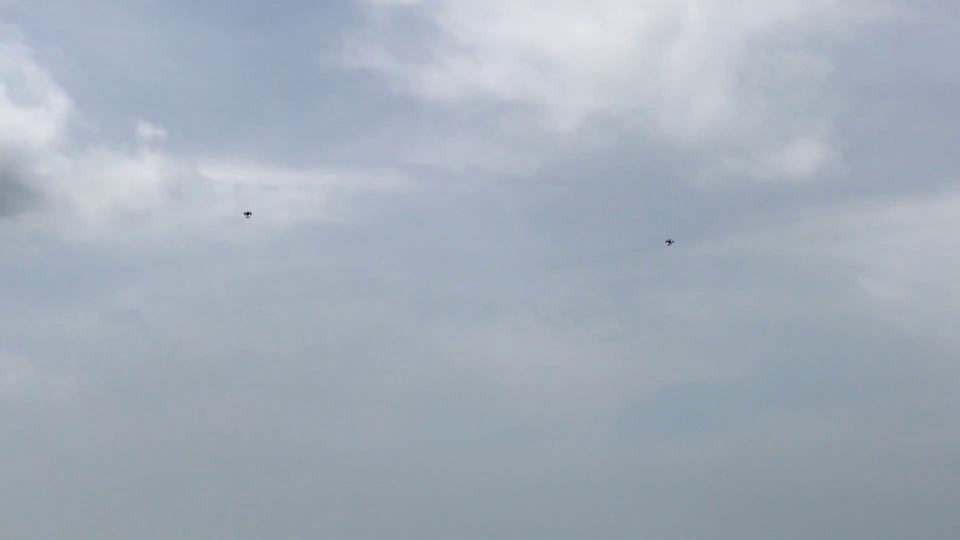
#> input picture frame 60 of YH_camera_2.mp4, 1920 x 1080 px, given in place of left.mp4, which was not available (shown at 1/2 size)
$ python combine_videos.py
#> lines starting #> are read from the running program, lines starting #| are printed output that depends on the picture; pictures that were not available may be replaced by others from this repository, and a replacement may not be noted
### object_tracking_rt.py
import cv2
import math
import numpy as np
import time
import queue

from camera_stabilizer import stabilize_frame
from camera_stabilizer import Camera
from filterpy.kalman import KalmanFilter
from filterpy.common import Q_discrete_white_noise
from scipy.spatial import distance
from scipy.optimize import linear_sum_assignment
from automatic_brightness import average_brightness


class Track:
    # [43 lines left out: functions __init__, remove_ground, not called in this run]


def imshow_resized(window_name, img):
    aspect_ratio = img.shape[1]/img.shape[0]

    window_size = (int(600), int(600/aspect_ratio))
    img = cv2.resize(img, window_size, interpolation=cv2.INTER_CUBIC)
    cv2.imshow(window_name, img)


# [298 lines left out: functions downsample_image, track_objects_realtime, setup_system_objects, setup_system_objects_near, detect_objects, detect_objects_large, not called in this run]


def predict_new_locations_of_tracks(tracks):
    for track in tracks:
        track.kalmanFilter.predict()


# Assigns detections to tracks using Munkre's Algorithm with cost based on euclidean distance,
# with detections being located too far from existing tracks being designated as unassigned detections
# and tracks without any nearby detections being designated as unassigned tracks
# [233 lines left out: functions detection_to_track_assignment, update_assigned_tracks, update_unassigned_tracks, delete_lost_tracks, create_new_tracks, filter_tracks, not called in this run]

### combine_videos.py
import cv2
import numpy as np

from object_tracking_rt import imshow_resized

# video_1 = cv2.VideoCapture('videos/00014_x264_x264.mp4')
# video_2 = cv2.VideoCapture('videos/IMG_2059_HEVC_Segment_0_x264.mp4')
# Left Right
video_1 = cv2.VideoCapture('Binocular Camera/Trim_1/left.mp4')
video_2 = cv2.VideoCapture('Binocular Camera/Trim_1/right.mp4')

# [6 lines of commented-out code are left out]
out_width = 1920*2
out_height = 1080

# Note fps
output = cv2.VideoWriter('out_stabilized_combined.mp4', cv2.VideoWriter_fourcc(*'h264'), 25, (out_width, out_height))

while video_1.isOpened() and video_2.isOpened():
    ret_1, frame_1 = video_1.read()
#> frame_1 is the input picture: shape (1080, 1920, 3); mean B, G, R 186.2, 173.7, 163.4
    ret_2, frame_2 = video_2.read()

    if ret_1 and ret_2:
        frame_out = np.zeros((out_height, out_width, 3), dtype=np.uint8)

        # Resizing
        frame_1 = cv2.resize(frame_1, (1920,1080), interpolation=cv2.INTER_CUBIC)


        # # Top Bottom
        # frame_out[0:frame_1.shape[0], 0:frame_1.shape[1]] = frame_1
        # frame_out[frame_1.shape[0]:frame_1.shape[0] + frame_2.shape[0], 0:frame_2.shape[1]] = frame_2
        # Left Right
        frame_out[0:frame_1.shape[0], 0:frame_1.shape[1]] = frame_1
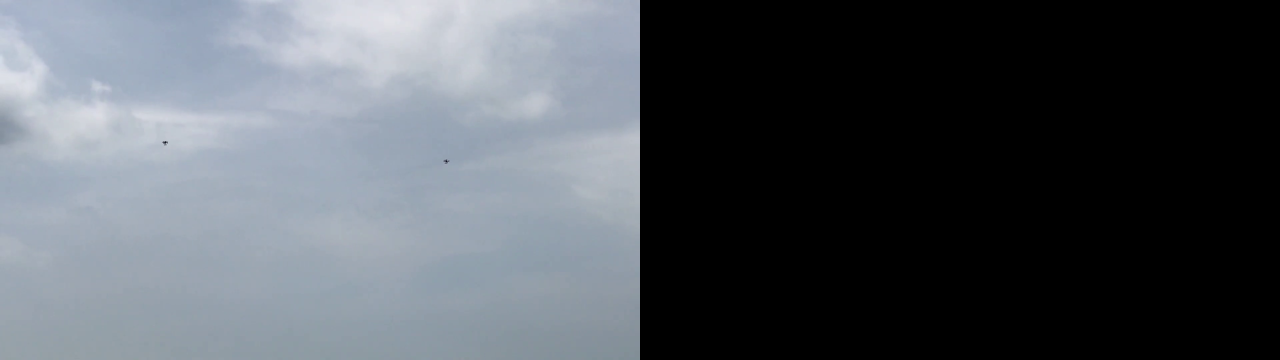
#> frame_out: shape (1080, 3840, 3) (shown at 1/3 size); mean B, G, R 93.1, 86.9, 81.7
        frame_out[0:frame_2.shape[0], frame_1.shape[1]:frame_1.shape[1] + frame_2.shape[1]] = frame_2
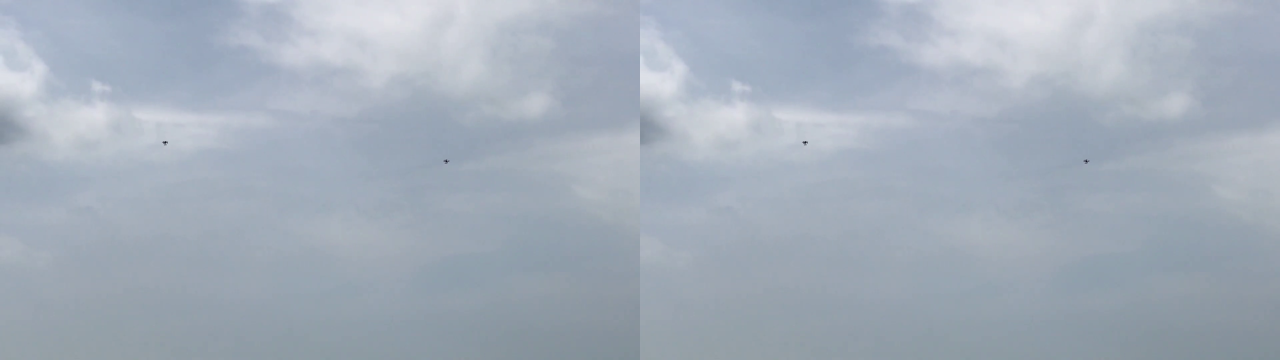
#> frame_out: shape (1080, 3840, 3) (shown at 1/3 size); mean B, G, R 186.2, 173.7, 163.4

        output.write(frame_out)
        imshow_resized("out", frame_out)
#> in imshow_resized, `img = cv2.resize(img, window_size, interpolation=cv2.INTER_CUBIC)`:
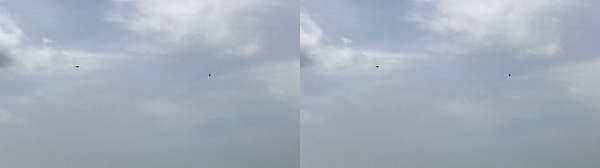
#> img: shape (168, 600, 3); mean of channels 0, 1, 2 186.2, 173.7, 163.4; drawn as B, G, R

        if cv2.waitKey(1) & 0xFF == ord('q'):
#> (key q is pressed here)
            break

    else:
        break

video_1.release()
video_2.release()
output.release()

$ run again, starting later in the video
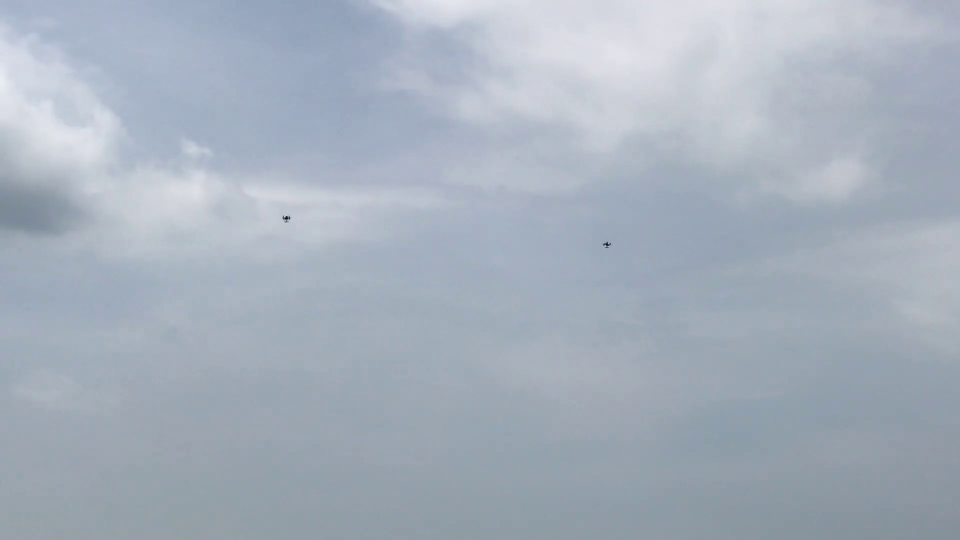
#> input picture frame 270 of YH_camera_2.mp4, 1920 x 1080 px, given in place of left.mp4, which was not available (shown at 1/2 size)
#> frame_1 is the input picture: shape (1080, 1920, 3); mean B, G, R 188.2, 175.8, 165.6
#> `frame_out[0:frame_1.shape[0], 0:frame_1.shape[1]] = frame_1`:
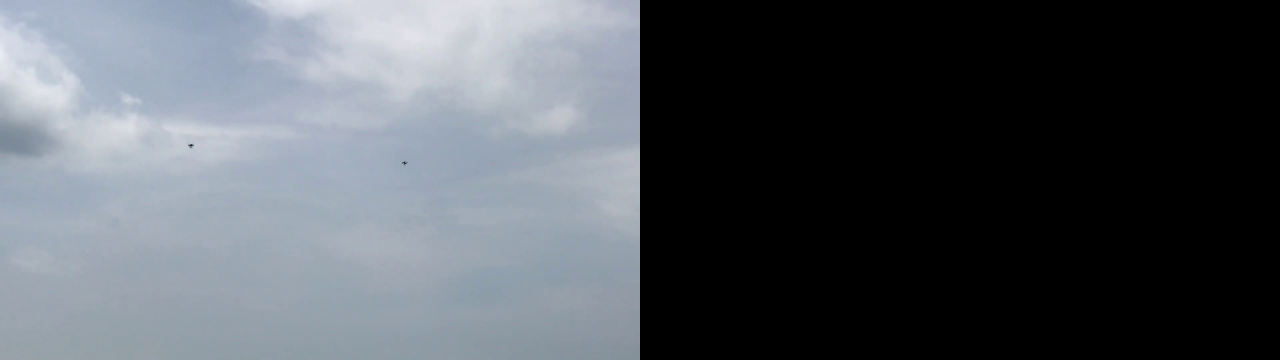
#> frame_out: shape (1080, 3840, 3) (shown at 1/3 size); mean B, G, R 94.1, 87.9, 82.8
#> in imshow_resized, `img = cv2.resize(img, window_size, interpolation=cv2.INTER_CUBIC)`:
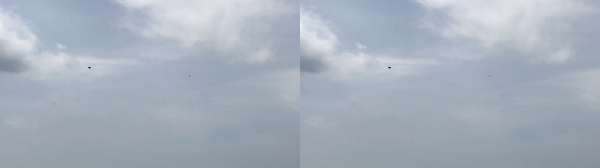
#> img: shape (168, 600, 3); mean of channels 0, 1, 2 188.2, 175.8, 165.6; drawn as B, G, R

$ run again, starting later in the video
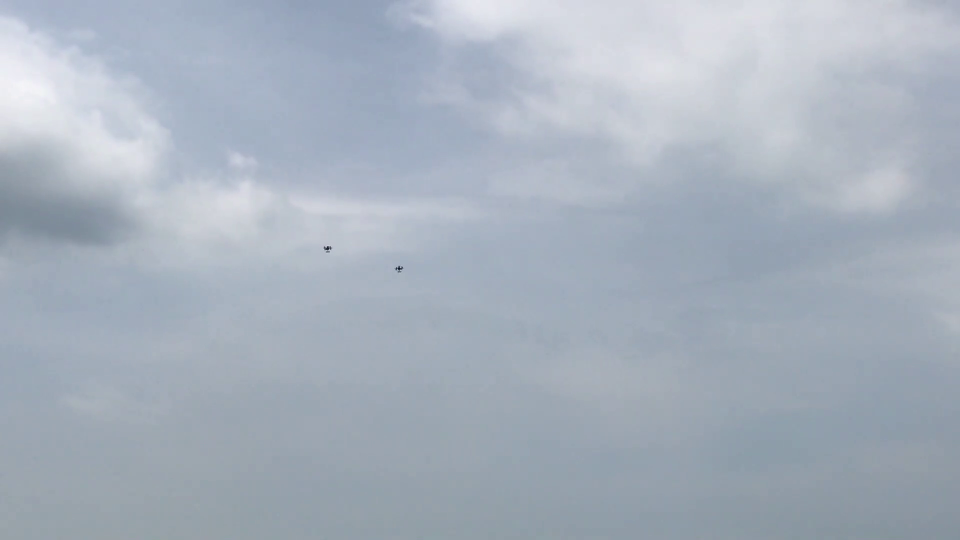
#> input picture frame 480 of YH_camera_2.mp4, 1920 x 1080 px, given in place of left.mp4, which was not available (shown at 1/2 size)
#> frame_1 is the input picture: shape (1080, 1920, 3); mean B, G, R 188.9, 176.7, 166.9
#> `frame_out[0:frame_1.shape[0], 0:frame_1.shape[1]] = frame_1`:
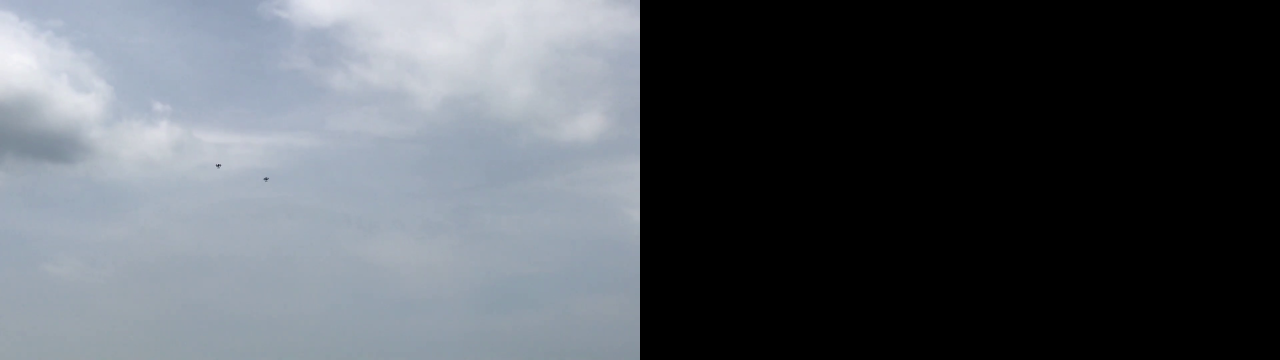
#> frame_out: shape (1080, 3840, 3) (shown at 1/3 size); mean B, G, R 94.5, 88.4, 83.5
#> in imshow_resized, `img = cv2.resize(img, window_size, interpolation=cv2.INTER_CUBIC)`:
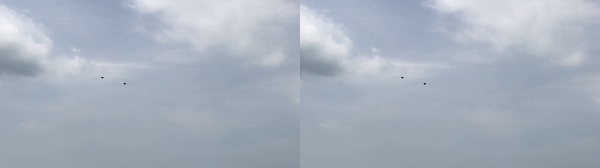
#> img: shape (168, 600, 3); mean of channels 0, 1, 2 188.9, 176.7, 166.9; drawn as B, G, R
